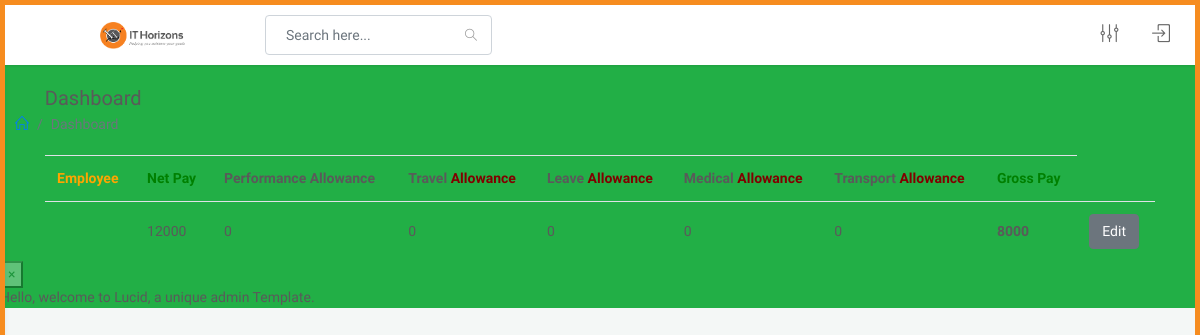
The page /salary/ on the database its author committed.
### salary/models.py (models this page shows, shortened)
class Salary(models.Model):
    employee = models.ForeignKey(User, related_name='salaries', on_delete=models.CASCADE)
    net_pay = models.IntegerField()
    total_working_days = models.IntegerField()
    travel_allowance = models.IntegerField(null=True, blank=True, default=0)
    leave_allowance = models.IntegerField(null=True, blank=True, default=0)
    performance_allowance = models.IntegerField(null=True, blank=True, default=0)
    transport_allowance = models.IntegerField(null=True, blank=True, default=0)
    medical_allowance = models.IntegerField(null=True, blank=True, default=0)
    tax_deduction = models.IntegerField(null=True, blank=True, default=0)
    other_deductions = models.IntegerField(null=True, blank=True, default=0)
    month_pay = models.CharField(max_length=100)
    year_salary = models.CharField(max_length=100)
    gross_pay = models.IntegerField(null=True, blank=True, default=0)
    date_created = models.DateTimeField(auto_now=False, auto_now_add=True)
    updated = models.DateTimeField(auto_now=True)
    class Meta:
        verbose_name_plural = 'salaries'

### salary/views.py (the view)
# urls.py: path('salary/', include('salary.urls')),
def salary(request):
    salary = Salary.objects.all()
    return render(request, 'salary/index.html', {'salary': salary})

### templates/salary/index.html (shortened to what this page needs)
{% extends 'base.html' %}
{% block content %}
 <div class="table-responsive m-t-20">
    <table class="table table-filter table-hover m-b-0">
        <tbody>
            <th style="color:orange">Employee</th>
            <th style="color:green">Net Pay</th>
            <th>Performance <spastyle="color:maroon">Allowance</span></th>
            <th>Travel <span style="color:maroon">Allowance</span></th>
            <th>Leave <span style="color:maroon">Allowance</span></th>
            <th>Medical <span style="color:maroon">Allowance</span></th>
            <th>Transport <span style="color:maroon">Allowance</span></th>
            <th style="color: green">Gross Pay</th>
            {% for s in salary %}
            <tr data-status="">
                <td>{{ s.employee.first_name }} {{ s.employee.last_name }}</td>
                <td>{{ s.net_pay }} </td>
                <td>{{ s.performance_allowance }} </td>
                <td>{{ s.travel_allowance }} </td>
                <td>{{ s.leave_allowance }} </td>
                <td>{{ s.medical_allowance }} </td>
                <td>{{ s.travel_allowance }} </td>
                <td><b>{{ s.gross_pay }} </b></td>
                 <td><a class="btn btn-secondary" href="{% url 'update_salary' s.id %}">Edit</a> </td>
            </tr>
            {% endfor %}
        </tbody>
    </table>
</div>
{% endblock %}

### static/assets/css/color_skins.css (style rules this page uses)
.theme-orange:before,.theme-orange:after { background:#f68c1f }

### rows shown on the page
Salary: net_pay "12000", performance_allowance "0", travel_allowance "0", leave_allowance "0", medical_allowance "0", gross_pay "8000"
